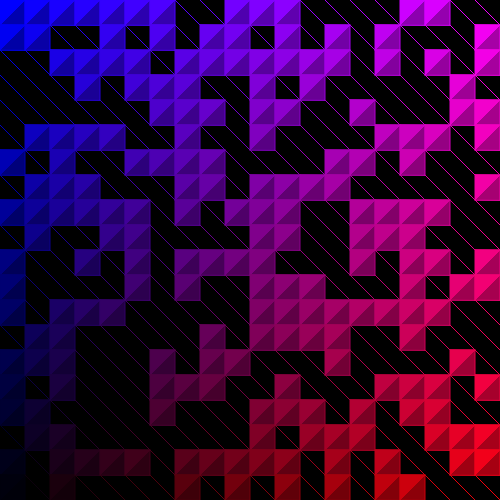
Frame 1 (no input)
Frame 60 (no input): identical to frame 1, image omitted
Frame 120 (the mouse pressed at the canvas centre since frame 60): identical to frame 1, image omitted

The p5.js sketch that drew this single still picture (run headless with seeded random() and noise() and a simulated clock; from frame 60 on, the mouse is pressed at the canvas centre):

// p5.js sketch
// ── sketch.js
let squares = [];
let canvasSize = 500;
let numOfSquares = 20;
let squareSize = canvasSize/numOfSquares;
let start, end, val, col, col2, d, randomNum;

function setup() {
  createCanvas(canvasSize, canvasSize);
  colorMode(RGB, numOfSquares, numOfSquares, numOfSquares);
  //noLoop();

  for (let i = 0; i < numOfSquares; i++) {
    for (let j = 0; j < numOfSquares; j++) {
      squares.push(new Square(i, j));
    }
  }
}

function draw() {
  background(0);
  randomSeed(23);
  squares.forEach(square => {
    square.render();
  });
}

class Square {
  constructor(_i, _j) {
    this.i = _i;
    this.j = _j;
    this.s = squareSize;
    this.x = this.i * this.s; //transX
    this.y = this.j * this.s; //transY
    this.sw = 1;
  }

  render() {
    push();
    translate(this.x, this.y);

    col = color(this.i, 0, numOfSquares - this.j);
    col2 = color(this.i, 0, numOfSquares - this.j, 175);

    strokeWeight(this.sw);
    stroke(col);
    randomNum = round(random(0, 1));
    if (randomNum == 0) {
      // line(0, this.s, this.s, 0);
      fill(col);
      beginShape(TRIANGLES);
      vertex(0, 0);
      vertex(0, this.s);
      vertex(this.s, 0);
      endShape();

      fill(col2);
      beginShape(TRIANGLES);
      vertex(0, this.s);
      vertex(this.s, 0);
      vertex(this.s, this.s);
      endShape();
    } else {
      line(0, 0, this.s, this.s);
    }
    
    pop();
  }
}
